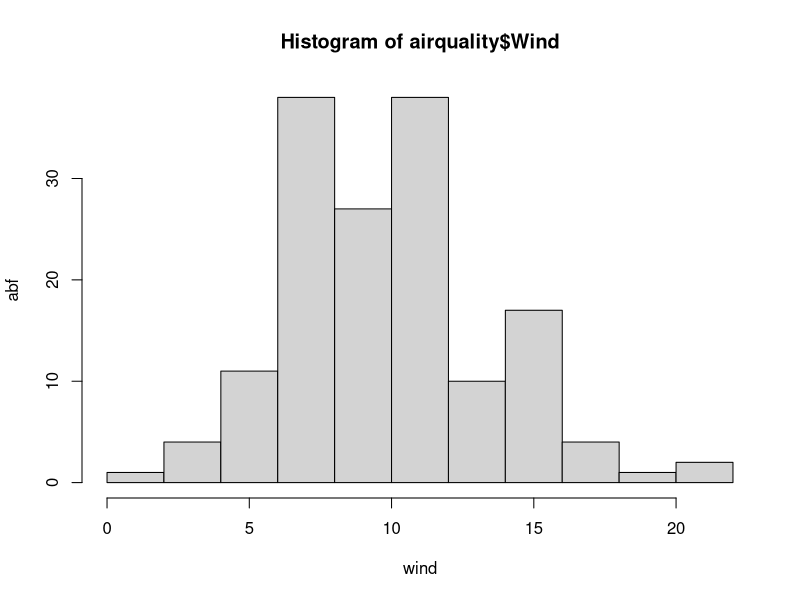
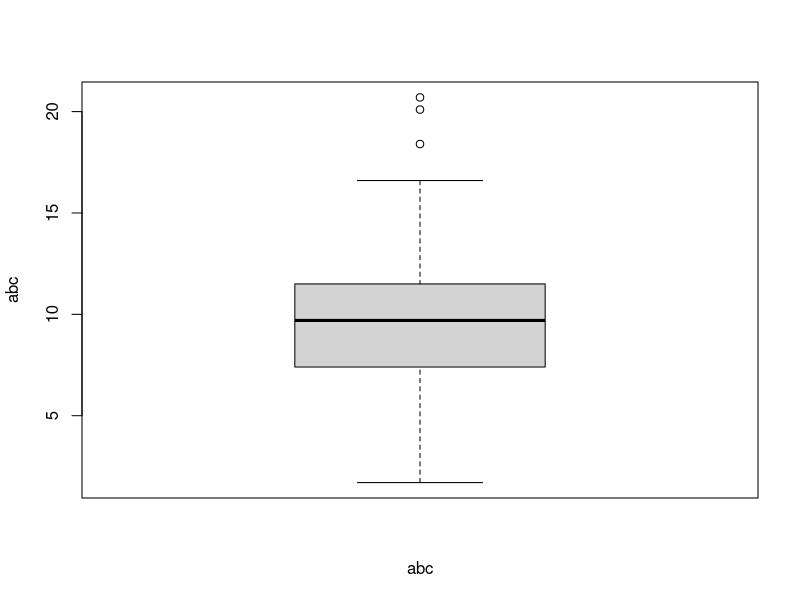
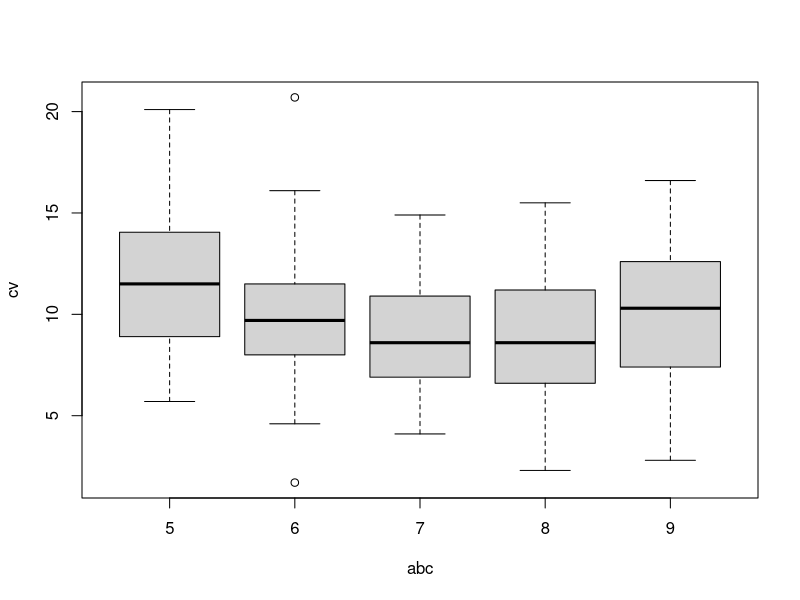
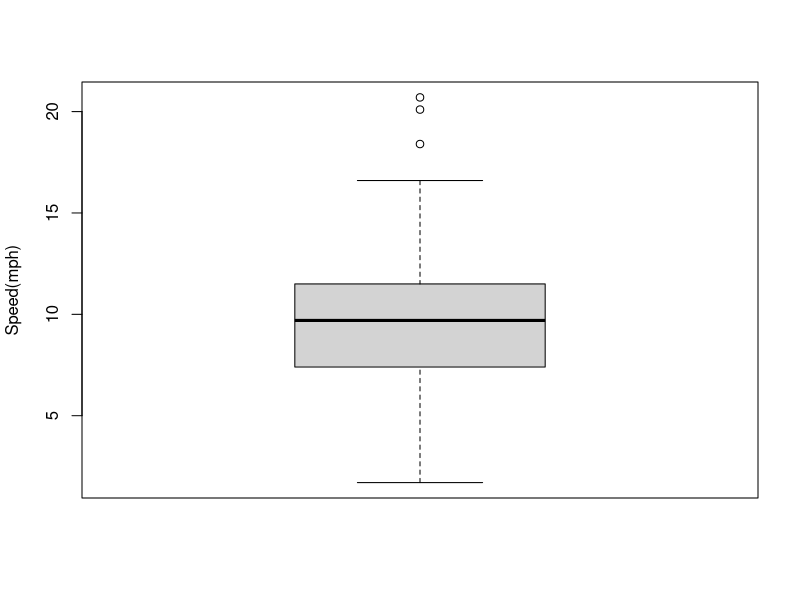
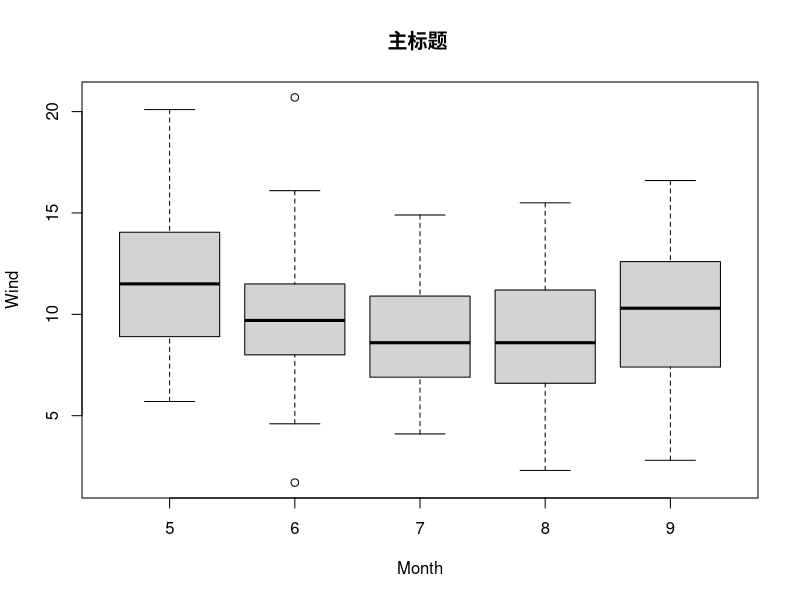
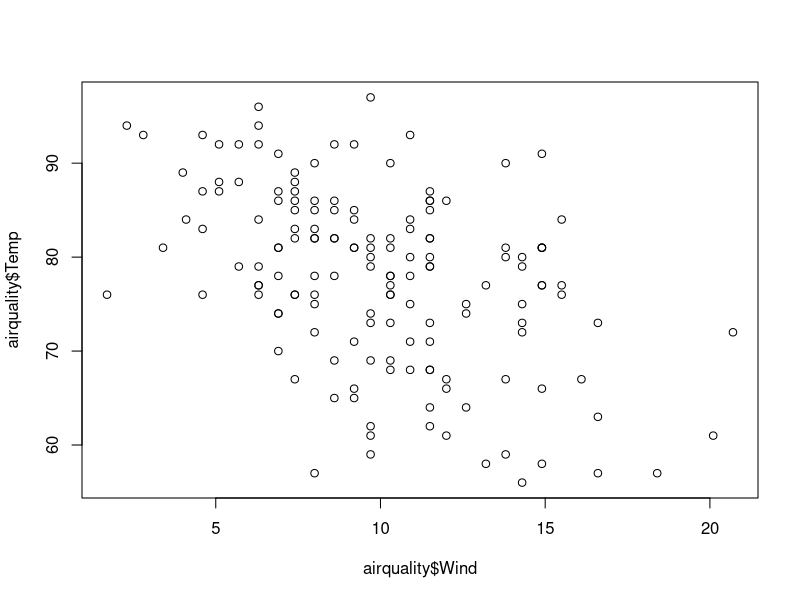
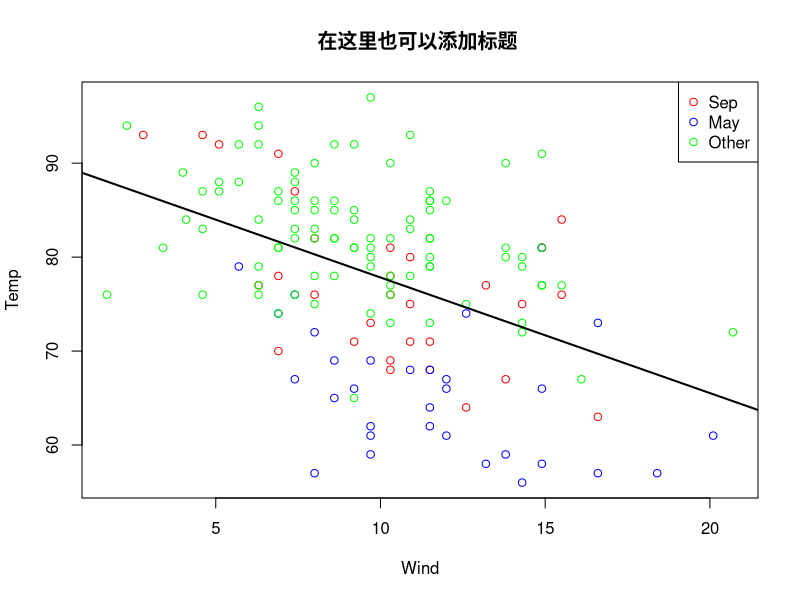

Here is the R script that generated these plots, in order:
#柱状图 

hist(airquality$Wind,xlab="wind",ylab="abf")
boxplot(airquality$Wind,xlab="abc",ylab="abc")
 
#查看不同月份   不同月份 是分类变量  风速是数值变量 
boxplot(Wind~Month,airquality,xlab="abc",ylab="cv")


##hist

boxplot(airquality$Wind,ylab="Speed(mph)")
# 分类变量和 数值变量的关系   第一个变量用函数表示 
boxplot(Wind~Month,airquality)
title(main="主标题 ")
plot(airquality$Wind,airquality$Temp)
# with 方法  
with(airquality, plot(Wind,Temp,main="在这里也可以添加标题 ",type="n",col="red"))

#subset 分步骤  进行画图  
with(subset(airquality,Month==9),points(Wind,Temp,col="red"))
with(subset(airquality,Month==5),points(Wind,Temp,col="blue"))
with(subset(airquality,Month %in% c(6,7,8)),points(Wind,Temp,col="green"))
 
#回归分析之前要进行 建模 添加回归线拟合数据 
#第一步  拟合模型 线性模型   
fit=lm(Temp~Wind,airquality)
# 用abline 划线  宽度2 lwd=2
abline(fit,lwd=2)
#添加颜色的含义   位置
legend("topright",pch=1,
       col=c("red","blue","green"),
       legend=c("Sep","May","Other"))